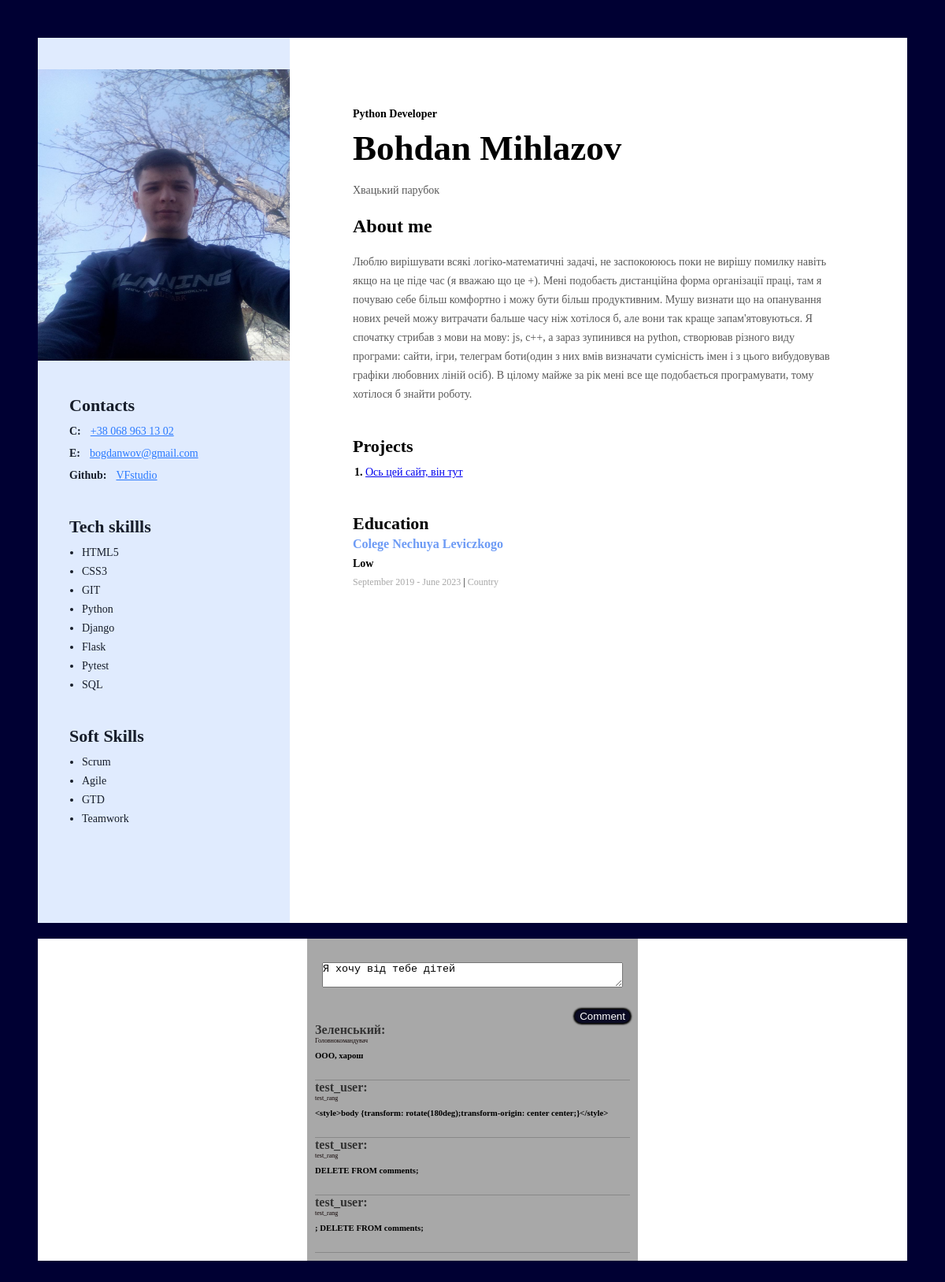
Page /resume/ (signed in) on the committed database.
### tables this page shows
CREATE TABLE comments (id INTEGER REFERENCES users (id), comment TEXT);

CREATE TABLE users (id INTEGER PRIMARY KEY AUTOINCREMENT, NickName TEXT DEFAULT людина, password INTEGER, rang TEXT);

### main.py (the view)
@app.route("/resume/", methods = ["POST", "GET"])
def resume():
    if "userLogged" not in session:
        abort(401)
    db = get_db()
    dbase = FDataBase(db)
    if request.method == "POST":
        res = dbase.addPost(request.form.get("commentar"), session["userLogged"])
        return redirect(url_for('resume'))
    return render_template("resume.html", comment = dbase.get_comment())

### db.py (called while the page is built)
    def get_comment(self):
        query = "SELECT comments.comment, users.NickName, users.Rang\
         FROM comments\
         JOIN users ON comments.id = users.id\
         ORDER BY comments.ROWID DESC;"
        try:
            self.__cur.execute(query )
            res = self.__cur.fetchall()
            if res: return res
        except:
            print("error")
        return []

### main.py (called while the page is built)
def connect_db():
    conn = sqlite3.connect(app.config["DATABASE"])
    conn.row_factory = sqlite3.Row
    return conn

def get_db():
    if not hasattr(g, 'link_db'):
        g.link_db = connect_db()
    return g.link_db

### templates/resume.html (shortened to what this page needs)
<!DOCTYPE html>
<html lang="en">
<head>
    <link rel="stylesheet" href="{{ url_for('static', filename='css/style.css') }}">
    <link rel="stylesheet" href="{{ url_for('static', filename = 'css/adapt_screen.css') }}">
</head>
<body>
    <div class="wrapper">
        <div class="main-content">
            <div class="my-info">
                <h2 class="my-profeshen">Python Developer</h2>
                <h1 class="my-name">Bohdan Mihlazov</h1>
                <p class="my-descr">Хвацький парубок</p>
                <h2>About me</h2>
                <p class="my-descr">Люблю вирішувати всякі логіко-математичні задачі, не заспокоююсь поки не вирішу помилку навіть якщо на це піде час
                (я вважаю що це +). Мені подобаєть дистанційна форма організації праці, там я почуваю себе більш комфортно
                і можу бути більш продуктивним. Мушу визнати що на опанування нових речей можу витрачати бальше часу ніж хотілося б,
                але вони так краще запам'ятовуються. Я спочатку стрибав з мови на мову: js, с++, а зараз зупинився на python,
                створював різного виду програми: сайти, ігри, телеграм боти(один з них вмів визначати сумісність імен і з цього
                вибудовував
                графіки любовних ліній осіб). В цілому майже за рік мені все ще подобається програмувати, тому хотілося б знайти роботу.
                </p>
            </div>
            <div class="my-projects-conteiner">
                <h3 class="my-projects-title">Projects</h3>
                <ol class="my-projects-list">
                    <li class="my-project-item">
                        <span class="my-projects-tech"><a href="https://github.com/Badyan54/Resume">Ось цей сайт, він тут</a></span>
                    </li>
                </ol>
            </div>
            <div>
                <h3 class="my-education-title">Education</h3>
                <p class="my-education-osvita">Colege Nechuya Leviczkogo</p>
                <p class="my-facultet">Low</p>
                <p class="my-education-period">
                    September 2019 - June 2023 <span class="my-education-period-separator">|</span> Country
                </p>
            </div>
        </div>
        <aside class="sidebar">
            <img src="{{ url_for('static', filename = 'img/My_photo.jpg') }}" alt="My photo" width="320px" height="370">
            <div class="saidbar-content">
                <div class="skills-row">
                <div class="conteiners-sidebar">
                    <h3 class="sidebar-titles">Contacts</h3>
                    <p class="contacts-item">
                        <span class="contacts-type">C:</span>
                        <a class="contacts-linck" href="tel:+380689631302">+38 068 963 13 02</a>
                    </p>
                    <p class="contacts-item">
                        <span class="contacts-type">E:</span>
                        <a class="contacts-linck" href="mailto:bogdanwov@gmail.com">bogdanwov@gmail.com</a>
                    </p>
                    <p class="contacts-item">
                        <span class="contacts-type">Github:</span>
                        <a class="contacts-linck" href="https://github.com/Badyan54">VFstudio</a>
                    </p>
                </div>
                <div class="conteiners-sidebar">
                    <h3 class="sidebar-titles">Tech skillls</h3>
                    <ul class="skils-list">
                        <li class="skils-list-item">HTML5</li>
                        <li class="skils-list-item">CSS3</li>
                        <li class="skils-list-item">GIT</li>
                        <li class="skils-list-item">Python</li>
                        <li class="skils-list-item">Django</li>
                        <li class="skils-list-item">Flask</li>
                        <li class="skils-list-item">Pytest</li>
                        <li class="skils-list-item">SQL</li>
                    </ul>
                </div>
                </div>
                <div class="conteiners-sidebar">
                    <h3 class="sidebar-titles">Soft Skills</h3>
                    <ul class="skils-list">
                        <li class="skils-list-item">Scrum</li>
                        <li class="skils-list-item">Agile</li>
                        <li class="skils-list-item">GTD</li>
                        <li class="skils-list-item">Teamwork</li>
                    </ul>
                </div>
            </div>
        </aside>
    </div>
    <div class="comments">
        <div class="comments_chaild">
            <form action="/resume" method="post">
                <textarea type="text" name="commentar" id="" maxlength="200" required>Я хочу від тебе дітей</textarea><br>
                <button type="submit">Comment</button>
            </form>
        {% for com in comment %}
        <div class="comment">
            <h4> {{com.NickName}}: </h2>
            <p> {{com.Rang}} </p>
            <h6> {{ com.comment }}</h6>
        </div>
        {% endfor %}
    </div>
    </div>
</body>
</html>

### static/css/style.css (style rules this page uses)
body { background: #003; padding: 40px 40px 40px 40px; word-wrap: break-word; white-space: normal; }
ul, ol { margin-top: 0; margin-bottom: 0; }
.wrapper { display: flex; flex-direction: row-reverse; background: #FFF; margin: 0 auto; }
.main-content { padding: 88px 80px 40px 80px; box-sizing: border-box; width: 100%; }
.sidebar { width: 370px; background: #E0EBFE; padding-top: 40px; padding-bottom: 40px; box-sizing: border-box; }
.saidbar-content { padding:40px 40px 40px; box-sizing: border-box; }
.sidebar-titles { color: #161D2A; font-size: 22px; font-weight: 700; line-height: normal; margin-top: 0; margin-bottom: 8px; }
.contacts-type { color: #161D2A; font-size: 14px; font-weight: 700; line-height: 24px; margin-right: 8px; }
.contacts-linck { color: #2979FF; font-size: 14px; font-weight: 400; line-height: 24px; text-decoration-line: underline; }
.contacts-item { margin-top: 0; margin-bottom: 4px; }
.conteiners-sidebar { margin-bottom: 40px; }
.skils-list { padding-left: 16px; }
.skils-list-item { color: #161D2A; font-size: 14px; font-weight: 400; line-height: 24px; }
.my-profeshen { color: #000; font-size: 14px; font-weight: 700; line-height: 17px; margin-top: 0; margin-bottom: 8px; }
.my-name { color: #000; font-size: 45px; font-weight: 700; line-height: 55px; margin-top: 0; margin-bottom: 12px; }
.my-descr { color: #595959; font-size: 14px; font-weight: 400; line-height: 24px; }
.my-info { margin-bottom: 40px; }
.my-projects-title { color: #000; font-size: 22px; font-weight: 700; line-height: 27px; margin-top: 0; margin-bottom: 8px; }
.my-projects-list { padding-left: 16px; }
.my-project-item { color: #000; font-size: 14px; font-weight: 700; line-height: 24px; }
.my-projects-tech { color: #595959; font-family: Montserrat; font-size: 14px; font-style: normal; font-weight: 400; line-height: 24px; }
.my-projects-conteiner { margin-bottom: 40px; }
.my-education-title { color: #000; font-size: 22px; font-weight: 700; line-height: normal; margin-bottom: 4px; }
.my-education-osvita { color: #6D9BF5; font-size: 16px; font-weight: 700; line-height: normal; margin-top: 0; margin-bottom: 8px; }
.my-facultet { color: #000; font-size: 14px; font-weight: 700; line-height: normal; margin-top: 0; margin-bottom: 8px; }
.my-education-period { color: #A8A8A8; font-size: 12px; font-weight: 400; line-height: normal; margin-top: 0; margin-bottom: 8px; }
.my-education-period-separator { color: #000000; }
.comments { width: 100%; background: #FFF; margin: 0 auto; margin-left: auto; margin-right: auto; }
form { text-align: right; }
.comments_chaild { margin-top:20px ; padding: 10px; background: #A8A8A8; width: 400px; margin-left: auto; margin-right: auto; }
textarea { display: flex; align-items: center; margin-left: auto; margin-right: auto; margin-top: 20px; padding: 0; width: 380px; }
button { margin-top: 10px; display: inline-block; background-color:#0a0a23; color: #fff; border:none; border-radius:10px; box-shadow: 0px 0px 2px 2px rgb(0,0,0); }
.comment { border-bottom: 1px solid #888; }
.comment p { color: #0e0202; font-size: 8px; margin: 0; margin-bottom: 8px; }
.comment h4 { margin: 0; color: #333; }
h6 { margin-top: 0; }

### rows in the picture
comments: NickName "Зеленський", Rang "Головнокомандувач", comment "ООО, харош"
comments: NickName "test_user", Rang "test_rang", comment "<style>body {transform: rotate(180deg);transform-origin: center center;}</style>"
comments: NickName "test_user", Rang "test_rang", comment "DELETE FROM comments;"
comments: NickName "test_user", Rang "test_rang", comment "; DELETE FROM comments;"
